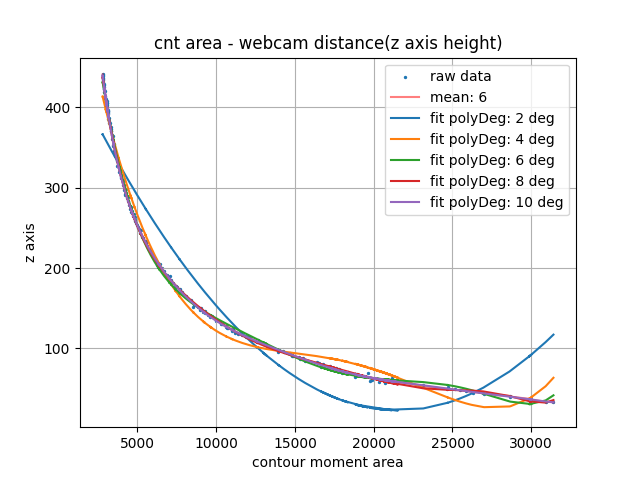
#> input picture teststuff/python/opencv/PolyDeg_area-dist.png, 640 x 480 px, given in place of the camera
$ python opencv_colourTrack.py
#> lines starting #> are read from the running program, lines starting #| are printed output that depends on the picture; after the words box and inside, x2 and y2 are one past the last pixel; in counts of white or black regions, pixels touching at a corner belong together
#!/usr/bin/env python3

# Import essential libraries
import requests
import cv2
import numpy as np
import imutils
import os
import sys

cap = cv2.VideoCapture(0)

def nothing(x):
    pass


useDefaultLimit = False
defaultLimitIndex = 0
L_values = 3*[0]
U_values = 3*[0]

cv2.namedWindow("Webcam - XY")
cv2.createTrackbar("L - H", "Webcam - XY", 0, 179, nothing)
#> slider 'L - H' is set to 35
cv2.createTrackbar("L - S", "Webcam - XY", 0, 255, nothing)
#> slider 'L - S' is set to 51
cv2.createTrackbar("L - V", "Webcam - XY", 0, 255, nothing)
#> slider 'L - V' is set to 51
cv2.createTrackbar("U - H", "Webcam - XY", 179, 179, nothing)
cv2.createTrackbar("U - S", "Webcam - XY", 255, 255, nothing)
cv2.createTrackbar("U - V", "Webcam - XY", 255, 255, nothing)
while True:
    ret, frame = cap.read()
#> frame is the input picture: shape (480, 640, 3); mean B, G, R 245.4, 245.4, 245.7
    frame = cv2.flip(frame, 1 )
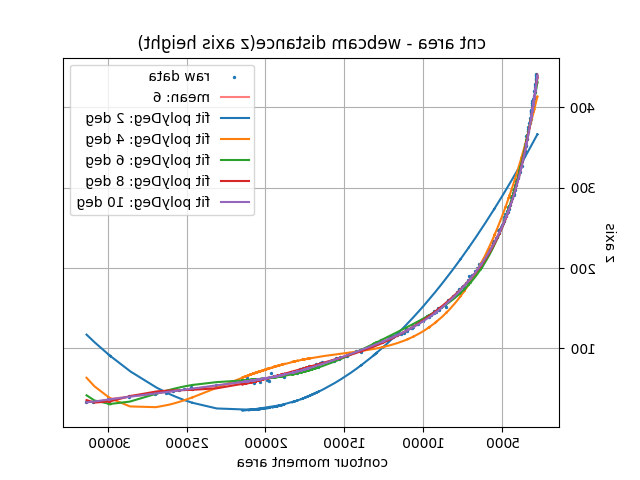
#> frame: shape (480, 640, 3); mean B, G, R 245.4, 245.4, 245.7
    hsv = cv2.cvtColor(frame, cv2.COLOR_BGR2HSV)
#> hsv: shape (480, 640, 3); mean H, S, V 2.1, 3.3, 246.8
    l_h = cv2.getTrackbarPos("L - H", "Webcam - XY")
    l_s = cv2.getTrackbarPos("L - S", "Webcam - XY")
    l_v = cv2.getTrackbarPos("L - V", "Webcam - XY")
    u_h = cv2.getTrackbarPos("U - H", "Webcam - XY")
    u_s = cv2.getTrackbarPos("U - S", "Webcam - XY")
    u_v = cv2.getTrackbarPos("U - V", "Webcam - XY")
    lower_range = np.array([l_h, l_s, l_v])
    upper_range = np.array([u_h, u_s, u_v])
    mask = cv2.inRange(hsv, lower_range, upper_range)
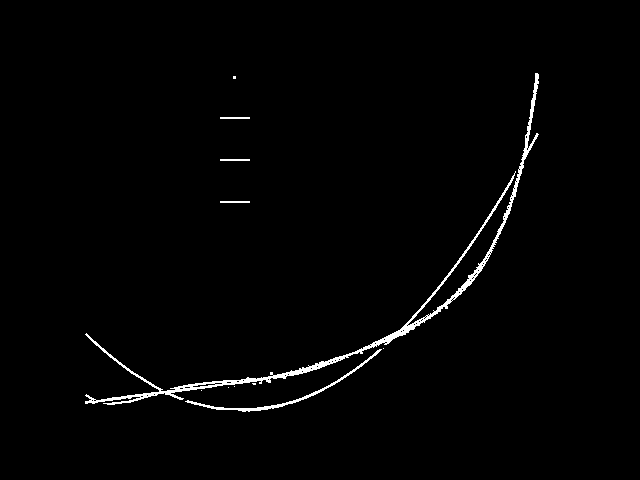
#> mask: shape (480, 640); 1.4% white; 11 white regions (6 under 20 px), largest, box (x1, y1, x2, y2) and area: (85, 73, 539, 405) 3475, (185, 349, 382, 412) 577, (220, 117, 250, 119) 60, (220, 159, 250, 161) 60, (220, 201, 250, 203) 60
    res = cv2.bitwise_and(frame, frame, mask=mask)
    mask_3 = cv2.cvtColor(mask, cv2.COLOR_GRAY2BGR)
    stacked = np.hstack((mask_3,frame,res))
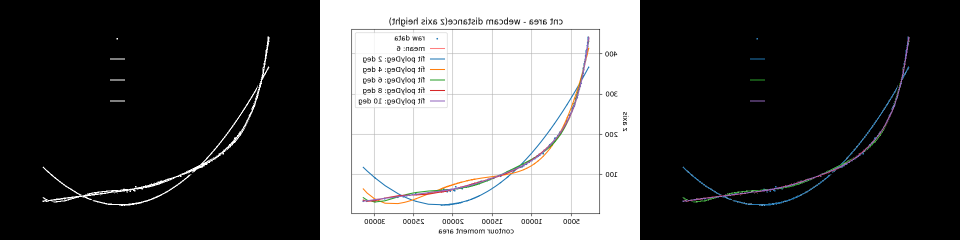
#> stacked: shape (480, 1920, 3) (shown at 1/2 size); mean B, G, R 83.7, 83.5, 83.5
    cv2.imshow('Webcam - XY',cv2.resize(stacked,None,fx=0.4,fy=0.4)) #type: ignore
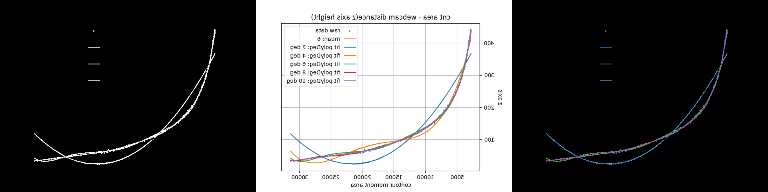
#> window 'Webcam - XY': shape (192, 768, 3); mean B, G, R 83.6, 83.5, 83.5
    key = cv2.waitKey(1)
#> (key Esc is pressed here)
    if key == 27:
        sys.exit()
#> (the program exits here)

$ run again, on teststuff/python/opencv/data.png
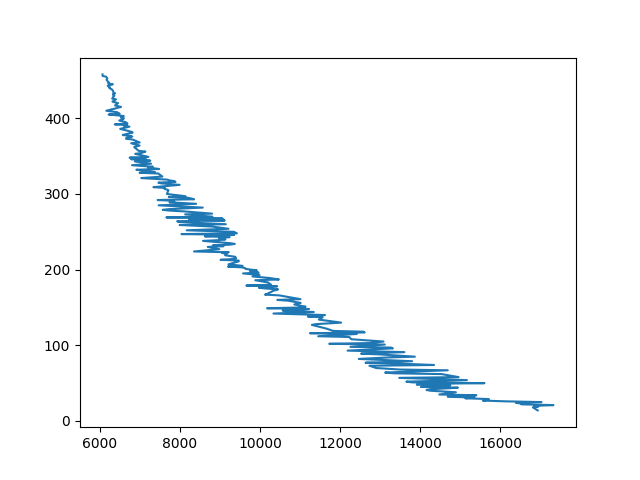
#> input picture teststuff/python/opencv/data.png, 640 x 480 px, given in place of the camera
#> frame is the input picture: shape (480, 640, 3); mean B, G, R 250.7, 249.3, 247.3
#> hsv: shape (480, 640, 3); mean H, S, V 3, 4.7, 250.7
#> `mask = cv2.inRange(hsv, lower_range, upper_range)`:
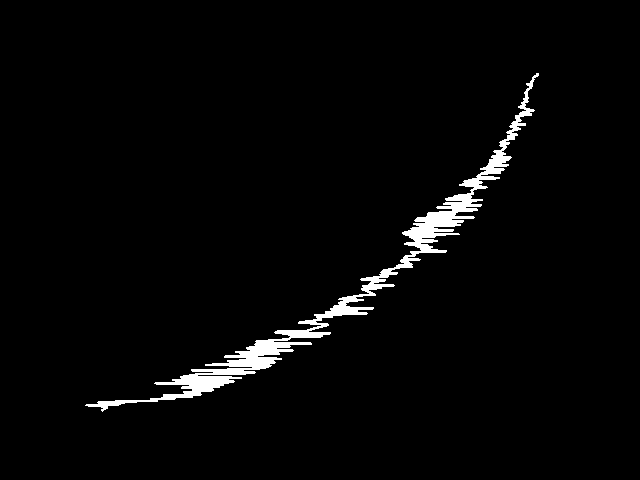
#> mask: shape (480, 640); 2.5% white; 1 white region, box (x1, y1, x2, y2) and area: (85, 73, 539, 412) 7799
#> `cv2.imshow('Webcam - XY',cv2.resize(stacked,None,fx=0.4,fy=0.4))`:
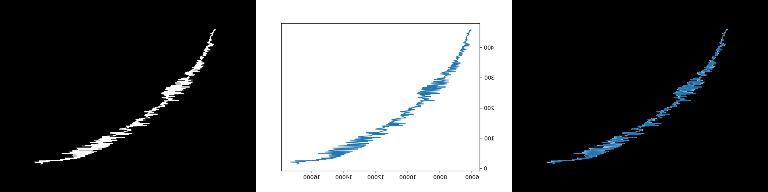
#> window 'Webcam - XY': shape (192, 768, 3); mean B, G, R 87.3, 86.3, 85

$ run again, on teststuff/python/opencv/polyDeg_2-10.png
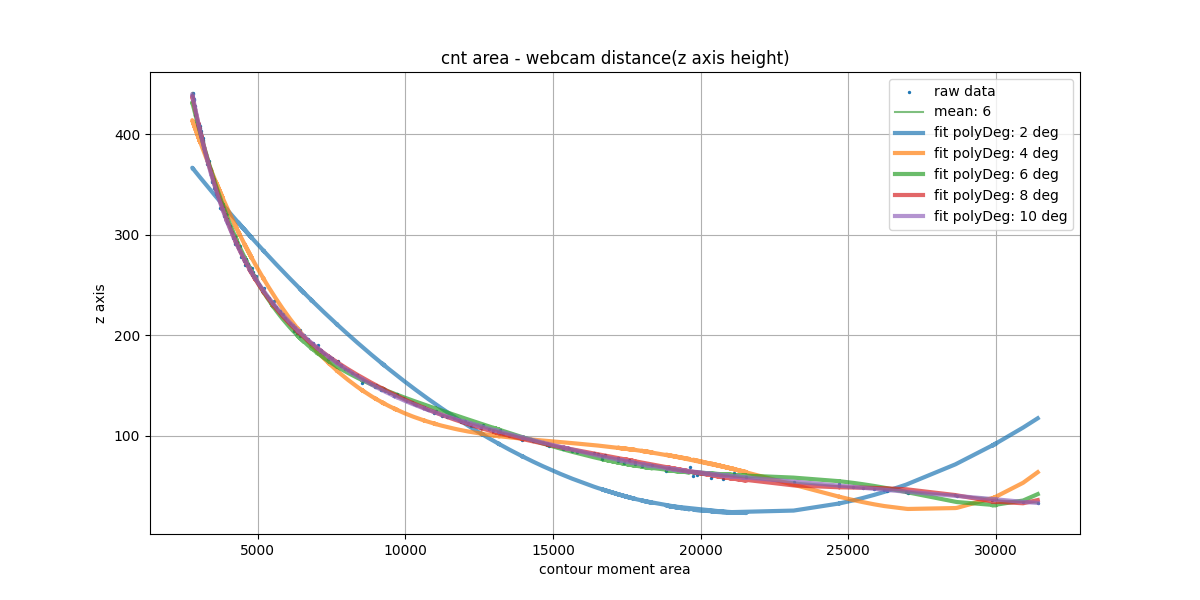
#> input picture teststuff/python/opencv/polyDeg_2-10.png, 1200 x 600 px, given in place of the camera
#> frame is the input picture: shape (600, 1200, 3); mean B, G, R 248.7, 248.8, 249.2
#> hsv: shape (600, 1200, 3); mean H, S, V 2.2, 2.8, 250
#> `mask = cv2.inRange(hsv, lower_range, upper_range)`:
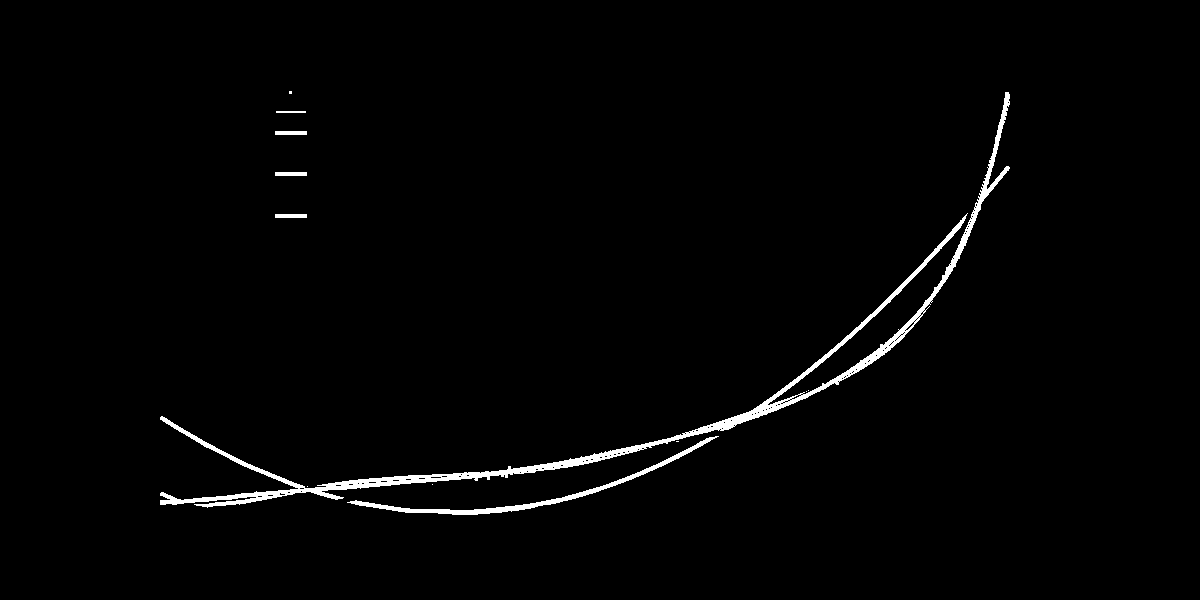
#> mask: shape (600, 1200); 1.5% white; 12 white regions (6 under 20 px), largest, box (x1, y1, x2, y2) and area: (160, 92, 1010, 508) 8863, (347, 436, 719, 515) 1739, (275, 131, 307, 135) 128, (275, 172, 307, 176) 128, (275, 214, 307, 218) 128, (276, 111, 306, 113) 60
#> `cv2.imshow('Webcam - XY',cv2.resize(stacked,None,fx=0.4,fy=0.4))`:
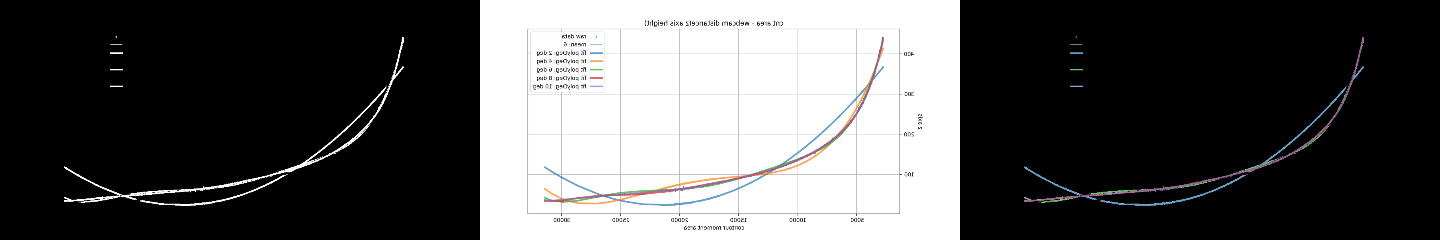
#> window 'Webcam - XY': shape (240, 1440, 3); mean B, G, R 85.1, 85, 85.1
